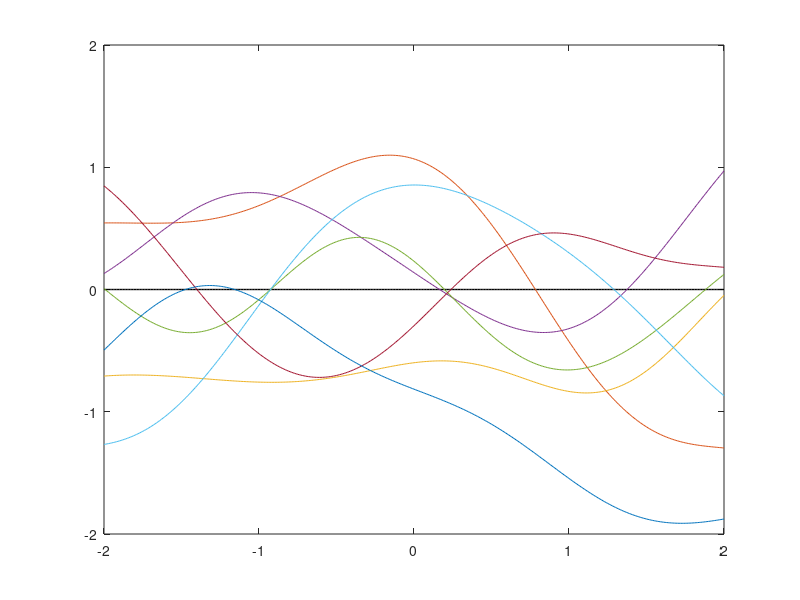
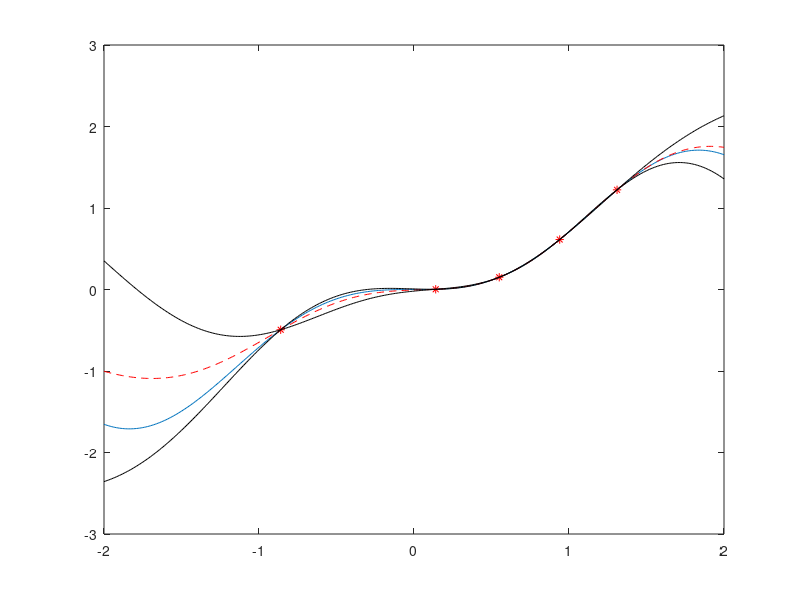
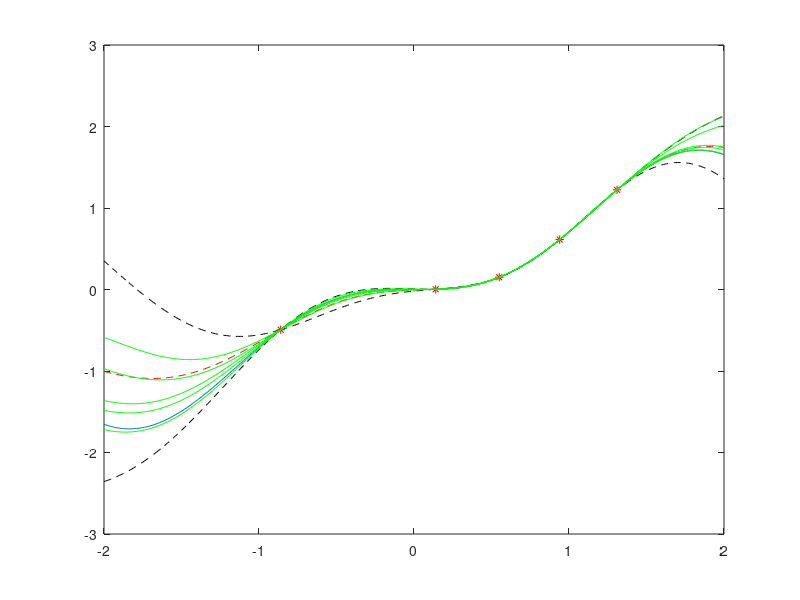

Recreate these plots in MATLAB, in order.
% test
clear all
close all
use_gpml = 0 ;
use_home = 1-use_gpml;
%%%%%%%%%%%%%%%%%%%%%%%%%%%%%%%%%%%%%%%%%%%%%%%%%%%%%%%%%%%%%%%%%%%%%%%%
% defining a kernel
sigma_f = 1 ; % hyper-parameter of the squared exponential kernel
leng =  1 ;   % hyper-parameter of the squared exponential kernel
kernel = @(x_1,x_2) sigma_f^2.*exp((x_1-x_2).^2/(-2*leng^2));
%
% domain in interest
prediction_x = [-2:0.01:2]';
% Defining the "a priori" distribution
mean_prior =  zeros(size(prediction_x));
variance_prior = kernel(prediction_x,prediction_x); % this is a vector corresponding to 
                  % diagonal of the covariance matrix
lower_prior = mean_prior-1.96*variance_prior ;
upper_prior = mean_prior+1.96*variance_prior ;
% Plotting the mean
p_mean_prior = plot(prediction_x,mean_prior) ;
set(p_mean_prior,'Color','k','LineWidth',1 )
hold on
% Plotting the variance
plot_variance = @(x,lower,upper,color)...
    set(fill([x,x(end:-1:1)],[upper,fliplr(lower)],color),'EdgeColor',color);
plot_variance(prediction_x,lower_prior ,upper_prior ,[0.9 0.9 0.9])
%
%%%%%%%%%%%%%%%%%%%%%%%%%%%%%%%%%%%%%%%%%%%%%%%%%%%%%
% "A priori" distributions
%
Cov_matrix =zeros(length(prediction_x),length(prediction_x));
for i=1:length(prediction_x)
    for j=i:length(prediction_x)
        Cov_matrix(i,j)=kernel(prediction_x(i),prediction_x(j));
    end
end
Cov_matrix=Cov_matrix+triu(Cov_matrix,1)'; 
%
[V,D]=eig(Cov_matrix) ;
A=real(V*(D.^(1/2))); % A : A*A' = Cov_matrix
%
% the "a priori" distribution is assumed to be with mean_prior = zero
% and covariance matrix K = Cov_matrix, computed by the kernel
% "a priori" ~ N(mean_prior,Cov_matrix). 
% A sample of the "a priori" distribution is obtained by the following
% "a priori" ~ N(mean_prior,Cov_matrix) = A*N(0,I)+mean_prior,
% where A : A*A' = Cov_matrix
%
% For each x in the interval of interest (prediction_x)
% we randomly extract a point using the normal distribution
% probability
standard_random_vector = randn(length(prediction_x),1) ;
gaussian_process_sample = A * standard_random_vector + mean_prior ;
%
% plotting the sample
%%%    hold on
%%%%%  plot(prediction_x, gaussian_process_sample) ;
%
% Computing n samples of the "a priori" distribution
clear gaussian_process_sample;
for i=1:7
    standard_random_vector = randn(length(prediction_x),1);
    gaussian_process_sample(:,i) = A * standard_random_vector ;
   % normal_process_sample(:,i) =  standard_random_vector;
end
hold on
plot(prediction_x, gaussian_process_sample)
%%%%%%%%%%%%%%%%%%%%%%%%%%%%%%%%%%%%%%%%%%%%
% 
% "A Posteriori" distribution
%%%%%%%%%%%%%%%%%%%%%%%%%%%%%%%%%%%%%%%%%%%%%%
%
% defining the (unknown!) function to be estimated
x= -2:0.01:2;
y = 1*x.*(sin(x)).^2 ;
figure
plot(x,y)
% taking training smaples
n_samples = 5 ;
extra = 0 ;
samp_i = round(length(x)*rand(n_samples,1)); % 1:round((length(x)/(n_samples+2*extra))):length(x) ;
% 
%samp_i = samp_i(extra+2:end-extra-1) ;
x_samp = x(samp_i)' ;
y_samp = y(samp_i)' ;
hold on
% plotting training samples
plot(x_samp,y_samp,'*r')
%
% Regression on the x of interest 
x_to_predict = prediction_x ; 
%%%%%%%%%%%%%%%%%%%%%%%%%%%%%%%%%%%%%%%%%%%%%%%%%%%%%%%%
% Using GPML
if(use_gpml)
meanfunc = @meanZero ; %{@meanSum, {@meanLinear, @meanConst}}; 
covfunc = @covSEiso ; 
hyp.cov =  log([ 1 ; 1]);
hyp.lik =  log(0.000001);
likfunc = @likGauss; % sn = 0.1; hyp.lik = log(sn);
%hyp = minimize(hyp, @gp, -100, @infLaplace, meanfunc, covfunc, likfunc, x_samp', y_samp');
%
[ m, s2 , fmu, fs2, lp , post] =...
    gp( hyp, @infLaplace, [], covfunc, likfunc, x_samp, y_samp, x_to_predict ) ;
%hyp2 = minimize(hyp, @gp, -100, @infExact, meanfunc, covfunc, likfunc, x_samp, y_samp);
%plot(z_samp,y,'*r') % real points
plot(prediction_x,m,'--g')         % estimated points
%
end
if(use_home)
%%%%%%%%%%%%%%%%%%%%%%%%%%%%%%%%%%%%%%%%%%%%%%%%
% Using home-made computation
%%%%%%%%%%%%%%%%%%%%%%%%%%%%%%%%%%%%%%%%%%%%%%%%
%
%  [   y_data     ]  =  [ K_dd , K_pd^T ]
%  [ y_to_predict ]  =  [ K_pd , K_pp   ]
%
% The "a posteriori" distribution is described by
% "a posteriori" ~ N(mean_post, Cov_post).
% where 
% mean_post = K_pd*inv(K_dd)*y_data ; 
% Cov_post = K_pp-K_pd*inv(K_dd)*K_pd^T ;
%
x_post = [ x_samp ; x_to_predict ] ;
Cov_tot = zeros(length(x_post),length(x_post)) ;
for i=1:length(x_post)
    for j=i:length(x_post)
        Cov_tot(i,j)=kernel(x_post(i),x_post(j));
    end
end
Cov_tot=Cov_tot+triu(Cov_tot,1)'; 
%
Cov_post_data = Cov_tot(1:length(x_samp),1:length(x_samp));
Cov_post_pred =Cov_tot(length(x_samp)+1:end,length(x_samp)+1:end);
Cov_post_pred_data = Cov_tot(length(x_samp)+1:end,1:length(x_samp));
% 
Cov_post_data_1 = inv(Cov_post_data) ;
%
mean_post= Cov_post_pred_data/Cov_post_data*y_samp ;
Cov_post = Cov_post_pred - ...
               Cov_post_pred_data/Cov_post_data*Cov_post_pred_data' ;
%
% Plotting the mean
plot(prediction_x, mean_post,'--r')
% Plotting the variance
variance_post =  real(sqrt(diag(Cov_post)));
lower_post = mean_post - 1.96*variance_post ;
upper_post = mean_post + 1.96*variance_post ;
plot(prediction_x, upper_post,'k')
plot(prediction_x, lower_post,'k')
%
%%%%%%%%%%%%%%%%%%%%%%%%%%%%%%%%%%%%%%%%%%%%%%%%%%%%%%%%%%%%%%%%%%%%%%%%%%%%
% 
% Plotting n samples of the "a posteriori" distribution
%
% A sample of the "a posteriori" distribution is obtained by the following
% "a posteriori" ~ N(mean_post,Cov_post) = A_post*N(0,I)+mean_prior,
% where A_post : A_post*A_post' = Cov_post
%
% First we plot again previous results
figure
plot(x,y)
hold on
plot(x_samp,y_samp,'*r')
plot(prediction_x, mean_post,'--r')
plot(prediction_x, upper_post,'--k')
plot(prediction_x, lower_post,'--k')
%
[V_post,D_post]=eig(Cov_post) ;
A_post=real(V_post*(D_post.^(1/2))); % A : A*A' = Cov_matrix
%
%  n samples of the "a posteriori" distribution
for i=1:5
    standard_random_vector = randn(length(prediction_x),1);
    gaussian_process_post(:,i) = A_post * standard_random_vector  + mean_post ;
end
hold on
plot(prediction_x, gaussian_process_post,'g')
end

